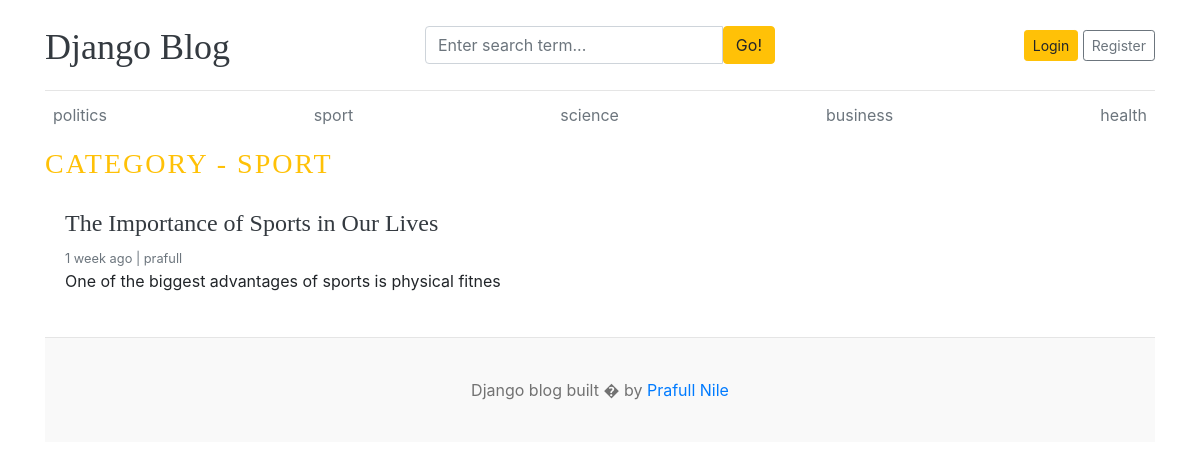
The app's page /category/2/ with its own data.
### blog/models.py (models this page shows, shortened)
class category(models.Model):
    category_name=models.CharField(max_length=100)
    created_at=models.DateTimeField(auto_now_add=True)
    updated_at=models.DateTimeField(auto_now=True)
    class Meta:
        verbose_name_plural = "Categories"
    def __str__(self):
        return self.category_name

class blog(models.Model):
    title=models.CharField(max_length=100)
    slug=models.SlugField(max_length=100)
    category=models.ForeignKey(category,on_delete=models.CASCADE)
    author=models.ForeignKey(User,on_delete=models.CASCADE)
    featured_image=models.ImageField(upload_to='uploads/%Y/%m/%d')
    short_description=models.TextField(max_length=500)
    blog_boy=models.TextField(max_length=2000)
    status=models.CharField(max_length=20, choices= STATUS_CHOICES,default='Draft')
    is_featured=models.BooleanField(default=False)
    created_at=models.DateTimeField(auto_now_add=True)
    updated_at=models.DateTimeField(auto_now_add=True)

### blog/views.py (the view)
# urls.py: path('<int:category_id>/',views.posts_by_category, name='posts_by_category'),
def posts_by_category(request, category_id):
    category_obj = get_object_or_404(category, pk=category_id)
    featured_posts = blog.objects.filter(
        category=category_obj,
        status='Published',
        is_featured=True
    )
    context = {
        'featured_posts': featured_posts,
        'category': category_obj,   # ✅ singular
    }
    return render(request, 'posts_by_category.html', context)

### blog/context_processors.py (called while the page is built)
def get_categories(request):
    categories = category.objects.all()
    return dict(categories=categories)

def get_social_links(request):
    social_links = SocialLink.objects.all()
    return dict(social_links=social_links)

### templates/posts_by_category.html
{% extends 'base.html' %}
{% block content %}
<h3 class="text-uppercase text-warning" style="letter-spacing:2px;">
  Category - {{ category }}
</h3>
<div class="row mb-2">
  {% for post in featured_posts %}
    <div class="col-md-6">
      <div class="card border-0">
        <div class="card-body">
          <h4><a href="{% url 'blogs' post.slug %}" class="text-dark">{{ post.title }}</a></h4>
          <small class="text-muted">
            {{ post.created_at|timesince }} ago | {{ post.author }}
          </small>
          <p>{{ post.short_description|truncatewords:20 }}</p>
        </div>
      </div>
    </div>
  {% empty %}
    <p>No featured posts</p>
  {% endfor %}
</div>
{% endblock %}

### templates/base.html (shortened to what this page needs)
{% load static %}
<!DOCTYPE html>
<html lang="en">
<head>
    <link href="https://getbootstrap.com/docs/4.0/dist/css/bootstrap.min.css" rel="stylesheet">
    <link href="{% static 'css/blog.css' %}" rel="stylesheet">
    <link rel="stylesheet" href="https://cdnjs.cloudflare.com/ajax/libs/font-awesome/4.7.0/css/font-awesome.min.css">
</head>
    <body class="container">
      <header class="blog-header py-3">
        <div class="row flex-nowrap justify-content-between align-items-center">
          <div class="col-4 pt-1">
            <a class="blog-header-logo text-dark" href="/">Django Blog</a>
          </div>
            <div class="col-4">
                <form action="{% url 'search' %}" method="GET" >
                    <div class="input-group">
                        <input class="form-control" name="keyword" type="text" placeholder="Enter search term..." aria-label="Enter search term..." aria-describedby="button-search" />
                        <button type="submit" class="btn btn-warning" id="button-search" >Go!</button>
                    </div>
                </form>
            </div>
          <div class="col-4 d-flex justify-content-end align-items-center">
              {% if not user.is_authenticated %}
            <a class="btn btn-sm btn-warning" href="{% url 'login'%}">Login</a> &nbsp;
            <a class="btn btn-sm btn-outline-secondary" href="{% url 'register' %}">Register</a>
              {% else %}
              <span><a href="{%  url 'dashboard' %}">Dashboard</a></span>
              &emsp;
              <span><a href="{% url 'logout'%}">Logout</a></span>
              {% endif%}
          </div>
        </div>
      </header>
      <div class="nav-scroller py-1 mb-2">
        <nav class="nav d-flex justify-content-between">
          {% for cat in categories %}
          <a class="p-2 text-muted" href="{% url 'posts_by_category' cat.id %}">{{cat.category_name}}</a>
          {% endfor %}
        </nav>
      </div>
{% block content %}
{% endblock %}
        <footer class="blog-footer">
  <p>Django blog built  � by <a href="#">Prafull Nile</a></p>
</footer>
    </body>
</html>

### blog_main/static/css/blog.css (style rules this page uses)
.blog-header { border-bottom: 1px solid #e5e5e5; }
.blog-header-logo { font-family: "Playfair Display", Georgia, "Times New Roman", serif; font-size: 2.25rem; }
h1, h2, h3, h4, h5, h6 { font-family: "Playfair Display", Georgia, "Times New Roman", serif; }
.blog-footer { padding: 2.5rem 0; color: #727272; text-align: center; background-color: #f9f9f9; border-top: .05rem solid #e5e5e5; }
.blog-footer p:last-child { margin-bottom: 0; }

### records on screen
category: category_name "politics"
category: category_name "sport", category_name "SPORT"
category: category_name "science"
category: category_name "business"
category: category_name "health"
blog: title "The Importance of Sports in Our Lives", created_at "1 week", author "prafull", short_description "One of the biggest advantages of sports is physical fitnes"
